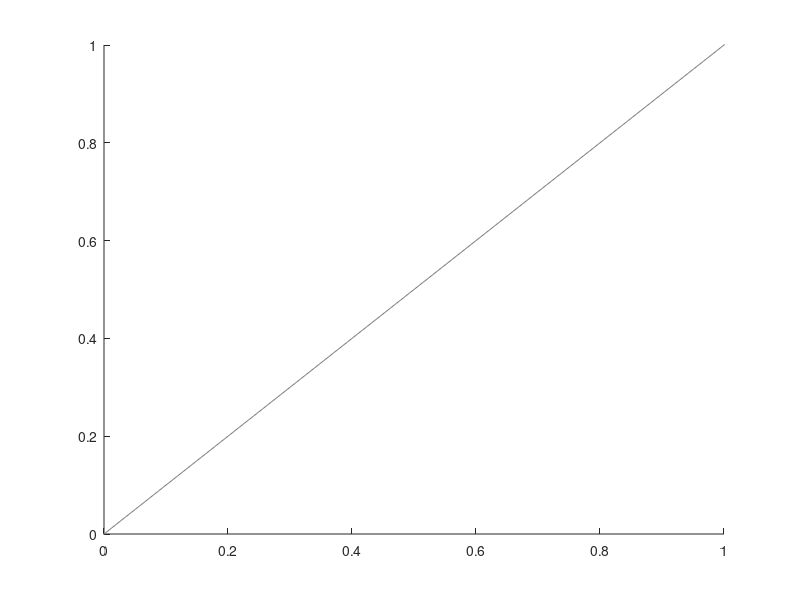

The MATLAB source for this figure: (Note: this script raises an error after producing the figure.)
function h = eyeline(varargin)

p = inputParser();
p.addParameter('slope', 1, @isscalar);
p.addParameter('offset', 0, @isscalar);
p.KeepUnmatched = true;
p.parse(varargin{:});

xl = xlim();

xd = diff(xl);
xv = xl;
xv(1) = xv(1) - 5*xd;
xv(2) = xv(2) + 5*xd;
yv = p.Results.slope*xv + p.Results.offset;

was_holding = ishold();
hold on;

h = plot(xv, yv, ...
    'Color', [0.5 0.5 0.5], 'XLimInclude', 'off', 'YLimInclude', 'off', p.Unmatched);
set(get(get(h, 'Annotation'), 'LegendInformation'), 'IconDisplayStyle', 'off');

if ~was_holding
    hold off;
end

end
